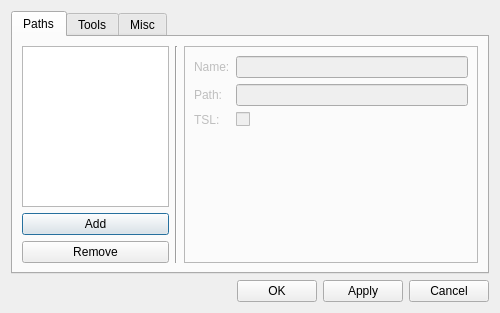
<?xml version="1.0" encoding="UTF-8"?>
<ui version="4.0">
 <class>Dialog</class>
 <widget class="QDialog" name="Dialog">
  <property name="geometry">
   <rect>
    <x>0</x>
    <y>0</y>
    <width>500</width>
    <height>313</height>
   </rect>
  </property>
  <property name="windowTitle">
   <string>Dialog</string>
  </property>
  <layout class="QVBoxLayout" name="verticalLayout">
   <item>
    <widget class="QTabWidget" name="tabWidget">
     <property name="currentIndex">
      <number>0</number>
     </property>
     <widget class="QWidget" name="tab">
      <attribute name="title">
       <string>Paths</string>
      </attribute>
      <layout class="QHBoxLayout" name="horizontalLayout_8" stretch="1,0,2">
       <item>
        <layout class="QVBoxLayout" name="verticalLayout_2">
         <item>
          <widget class="QListView" name="pathList">
           <property name="editTriggers">
            <set>QAbstractItemView::NoEditTriggers</set>
           </property>
          </widget>
         </item>
         <item>
          <widget class="QPushButton" name="addPathButton">
           <property name="text">
            <string>Add</string>
           </property>
          </widget>
         </item>
         <item>
          <widget class="QPushButton" name="removePathButton">
           <property name="text">
            <string>Remove</string>
           </property>
          </widget>
         </item>
        </layout>
       </item>
       <item>
        <widget class="Line" name="line">
         <property name="orientation">
          <enum>Qt::Vertical</enum>
         </property>
        </widget>
       </item>
       <item>
        <widget class="QFrame" name="pathFrame">
         <property name="enabled">
          <bool>false</bool>
         </property>
         <property name="frameShape">
          <enum>QFrame::StyledPanel</enum>
         </property>
         <property name="frameShadow">
          <enum>QFrame::Raised</enum>
         </property>
         <layout class="QFormLayout" name="formLayout_2">
          <item row="0" column="0">
           <widget class="QLabel" name="label_11">
            <property name="text">
             <string>Name:</string>
            </property>
           </widget>
          </item>
          <item row="0" column="1">
           <widget class="QLineEdit" name="pathNameEdit"/>
          </item>
          <item row="1" column="0">
           <widget class="QLabel" name="label_12">
            <property name="text">
             <string>Path:</string>
            </property>
           </widget>
          </item>
          <item row="1" column="1">
           <widget class="QLineEdit" name="pathDirEdit"/>
          </item>
          <item row="2" column="0">
           <widget class="QLabel" name="label_13">
            <property name="text">
             <string>TSL:</string>
            </property>
           </widget>
          </item>
          <item row="2" column="1">
           <widget class="QCheckBox" name="pathTslCheckbox">
            <property name="text">
             <string/>
            </property>
           </widget>
          </item>
         </layout>
        </widget>
       </item>
      </layout>
     </widget>
     <widget class="QWidget" name="tab_2">
      <attribute name="title">
       <string>Tools</string>
      </attribute>
      <layout class="QGridLayout" name="gridLayout">
       <item row="1" column="0">
        <widget class="QScrollArea" name="scrollArea">
         <property name="widgetResizable">
          <bool>true</bool>
         </property>
         <widget class="QWidget" name="scrollAreaWidgetContents">
          <property name="geometry">
           <rect>
            <x>0</x>
            <y>0</y>
            <width>439</width>
            <height>296</height>
           </rect>
          </property>
          <layout class="QFormLayout" name="formLayout">
           <item row="1" column="0">
            <widget class="QLabel" name="label_3">
             <property name="text">
              <string>GFF Editor:</string>
             </property>
            </widget>
           </item>
           <item row="1" column="1">
            <layout class="QHBoxLayout" name="horizontalLayout">
             <item>
              <widget class="QComboBox" name="gffToolCombo">
               <property name="minimumSize">
                <size>
                 <width>80</width>
                 <height>0</height>
                </size>
               </property>
               <item>
                <property name="text">
                 <string>Internal</string>
                </property>
               </item>
               <item>
                <property name="text">
                 <string>External</string>
                </property>
               </item>
              </widget>
             </item>
             <item>
              <widget class="QLineEdit" name="gffToolEdit">
               <property name="enabled">
                <bool>false</bool>
               </property>
              </widget>
             </item>
            </layout>
           </item>
           <item row="2" column="0">
            <widget class="QLabel" name="label_7">
             <property name="text">
              <string>2DA Editor:</string>
             </property>
            </widget>
           </item>
           <item row="2" column="1">
            <layout class="QHBoxLayout" name="horizontalLayout_4">
             <item>
              <widget class="QComboBox" name="twodaToolCombo">
               <property name="minimumSize">
                <size>
                 <width>80</width>
                 <height>0</height>
                </size>
               </property>
               <item>
                <property name="text">
                 <string>Internal</string>
                </property>
               </item>
               <item>
                <property name="text">
                 <string>External</string>
                </property>
               </item>
              </widget>
             </item>
             <item>
              <widget class="QLineEdit" name="twodaToolEdit">
               <property name="enabled">
                <bool>false</bool>
               </property>
              </widget>
             </item>
            </layout>
           </item>
           <item row="3" column="0">
            <widget class="QLabel" name="label_8">
             <property name="text">
              <string>DLG Editor:</string>
             </property>
            </widget>
           </item>
           <item row="3" column="1">
            <layout class="QHBoxLayout" name="horizontalLayout_5">
             <item>
              <widget class="QComboBox" name="dlgToolCombo">
               <property name="enabled">
                <bool>true</bool>
               </property>
               <property name="minimumSize">
                <size>
                 <width>80</width>
                 <height>0</height>
                </size>
               </property>
               <item>
                <property name="text">
                 <string>GFF Editor</string>
                </property>
               </item>
               <item>
                <property name="text">
                 <string>External</string>
                </property>
               </item>
              </widget>
             </item>
             <item>
              <widget class="QLineEdit" name="dlgToolEdit">
               <property name="enabled">
                <bool>false</bool>
               </property>
              </widget>
             </item>
            </layout>
           </item>
           <item row="4" column="0">
            <widget class="QLabel" name="label_9">
             <property name="text">
              <string>TLK Editor:</string>
             </property>
            </widget>
           </item>
           <item row="4" column="1">
            <layout class="QHBoxLayout" name="horizontalLayout_6">
             <item>
              <widget class="QComboBox" name="tlkToolCombo">
               <property name="minimumSize">
                <size>
                 <width>80</width>
                 <height>0</height>
                </size>
               </property>
               <item>
                <property name="text">
                 <string>Internal</string>
                </property>
               </item>
               <item>
                <property name="text">
                 <string>External</string>
                </property>
               </item>
              </widget>
             </item>
             <item>
              <widget class="QLineEdit" name="tlkToolEdit">
               <property name="enabled">
                <bool>false</bool>
               </property>
              </widget>
             </item>
            </layout>
           </item>
           <item row="7" column="0">
            <widget class="QLabel" name="label_5">
             <property name="text">
              <string>UTx Editor:</string>
             </property>
            </widget>
           </item>
           <item row="7" column="1">
            <widget class="QComboBox" name="utxToolCombo">
             <item>
              <property name="text">
               <string>GFF Editor</string>
              </property>
             </item>
            </widget>
           </item>
           <item row="8" column="0">
            <widget class="QLabel" name="label_4">
             <property name="text">
              <string>NSS Compiler:</string>
             </property>
            </widget>
           </item>
           <item row="8" column="1">
            <layout class="QHBoxLayout" name="horizontalLayout_2">
             <item>
              <widget class="QComboBox" name="nssCompToolCombo">
               <property name="enabled">
                <bool>false</bool>
               </property>
               <property name="minimumSize">
                <size>
                 <width>80</width>
                 <height>0</height>
                </size>
               </property>
               <item>
                <property name="text">
                 <string>External</string>
                </property>
               </item>
              </widget>
             </item>
             <item>
              <widget class="QLineEdit" name="nssCompToolEdit">
               <property name="enabled">
                <bool>false</bool>
               </property>
              </widget>
             </item>
            </layout>
           </item>
           <item row="9" column="0">
            <widget class="QLabel" name="label_10">
             <property name="text">
              <string>NCS Decompiler:</string>
             </property>
            </widget>
           </item>
           <item row="9" column="1">
            <layout class="QHBoxLayout" name="horizontalLayout_7">
             <item>
              <widget class="QComboBox" name="ncsToolCombo">
               <property name="enabled">
                <bool>false</bool>
               </property>
               <property name="minimumSize">
                <size>
                 <width>80</width>
                 <height>0</height>
                </size>
               </property>
               <item>
                <property name="text">
                 <string>External</string>
                </property>
               </item>
              </widget>
             </item>
             <item>
              <widget class="QLineEdit" name="ncsToolEdit">
               <property name="enabled">
                <bool>false</bool>
               </property>
              </widget>
             </item>
            </layout>
           </item>
           <item row="10" column="0">
            <widget class="QLabel" name="label_6">
             <property name="text">
              <string>MDL Decompiler:</string>
             </property>
            </widget>
           </item>
           <item row="10" column="1">
            <layout class="QHBoxLayout" name="horizontalLayout_3">
             <item>
              <widget class="QComboBox" name="mdlToolCombo">
               <property name="enabled">
                <bool>true</bool>
               </property>
               <property name="minimumSize">
                <size>
                 <width>80</width>
                 <height>0</height>
                </size>
               </property>
               <item>
                <property name="text">
                 <string>Internal</string>
                </property>
               </item>
              </widget>
             </item>
             <item>
              <widget class="QLineEdit" name="mdlToolEdit">
               <property name="enabled">
                <bool>false</bool>
               </property>
              </widget>
             </item>
            </layout>
           </item>
           <item row="5" column="0">
            <widget class="QLabel" name="label_2">
             <property name="text">
              <string>TXT Editor:</string>
             </property>
            </widget>
           </item>
           <item row="6" column="0">
            <widget class="QLabel" name="label_14">
             <property name="text">
              <string>NSS Editor:</string>
             </property>
            </widget>
           </item>
           <item row="5" column="1">
            <layout class="QHBoxLayout" name="horizontalLayout_10">
             <item>
              <widget class="QComboBox" name="txtToolCombo">
               <property name="minimumSize">
                <size>
                 <width>80</width>
                 <height>0</height>
                </size>
               </property>
               <item>
                <property name="text">
                 <string>Internal</string>
                </property>
               </item>
               <item>
                <property name="text">
                 <string>External</string>
                </property>
               </item>
              </widget>
             </item>
             <item>
              <widget class="QLineEdit" name="txtToolEdit">
               <property name="enabled">
                <bool>false</bool>
               </property>
              </widget>
             </item>
            </layout>
           </item>
           <item row="6" column="1">
            <layout class="QHBoxLayout" name="horizontalLayout_11">
             <item>
              <widget class="QComboBox" name="nssToolCombo">
               <property name="minimumSize">
                <size>
                 <width>80</width>
                 <height>0</height>
                </size>
               </property>
               <item>
                <property name="text">
                 <string>Internal</string>
                </property>
               </item>
               <item>
                <property name="text">
                 <string>External</string>
                </property>
               </item>
              </widget>
             </item>
             <item>
              <widget class="QLineEdit" name="nssToolEdit">
               <property name="enabled">
                <bool>false</bool>
               </property>
              </widget>
             </item>
            </layout>
           </item>
          </layout>
         </widget>
        </widget>
       </item>
       <item row="0" column="0">
        <widget class="QLabel" name="label_16">
         <property name="text">
          <string>&lt;html&gt;&lt;head/&gt;&lt;body&gt;&lt;p&gt;&lt;span style=&quot; font-weight:600;&quot;&gt;External editors will not be used by default when editing resources stored inside ERF/MOD/RIM files. This can be changed under the &amp;quot;Misc&amp;quot; tab.&lt;/span&gt;&lt;/p&gt;&lt;/body&gt;&lt;/html&gt;</string>
         </property>
         <property name="wordWrap">
          <bool>true</bool>
         </property>
        </widget>
       </item>
      </layout>
     </widget>
     <widget class="QWidget" name="tab_3">
      <attribute name="title">
       <string>Misc</string>
      </attribute>
      <layout class="QGridLayout" name="gridLayout_2">
       <item row="0" column="0">
        <widget class="QScrollArea" name="scrollArea_2">
         <property name="horizontalScrollBarPolicy">
          <enum>Qt::ScrollBarAlwaysOff</enum>
         </property>
         <property name="widgetResizable">
          <bool>true</bool>
         </property>
         <widget class="QWidget" name="scrollAreaWidgetContents_2">
          <property name="geometry">
           <rect>
            <x>0</x>
            <y>0</y>
            <width>456</width>
            <height>218</height>
           </rect>
          </property>
          <layout class="QVBoxLayout" name="verticalLayout_3">
           <item>
            <layout class="QFormLayout" name="formLayout_3">
             <item row="0" column="0">
              <widget class="QLabel" name="label">
               <property name="text">
                <string>Extract Directory:</string>
               </property>
              </widget>
             </item>
             <item row="0" column="1">
              <widget class="QLineEdit" name="tempMiscEdit"/>
             </item>
            </layout>
           </item>
           <item>
            <widget class="QCheckBox" name="showModuleNameCheckbox">
             <property name="text">
              <string>Show location names for modules</string>
             </property>
            </widget>
           </item>
           <item>
            <widget class="Line" name="line_2">
             <property name="orientation">
              <enum>Qt::Horizontal</enum>
             </property>
            </widget>
           </item>
           <item>
            <widget class="QLabel" name="label_15">
             <property name="text">
              <string>&lt;html&gt;&lt;head/&gt;&lt;body&gt;&lt;p&gt;&lt;span style=&quot; font-weight:600;&quot;&gt;The following features are incomplete and so are unstable. Use with caution.&lt;/span&gt;&lt;/p&gt;&lt;/body&gt;&lt;/html&gt;</string>
             </property>
             <property name="wordWrap">
              <bool>true</bool>
             </property>
            </widget>
           </item>
           <item>
            <widget class="QCheckBox" name="experimentalMdlCheckbox">
             <property name="text">
              <string>EXPERIMENTAL: Enable MDL Decompiler</string>
             </property>
            </widget>
           </item>
           <item>
            <widget class="QCheckBox" name="experimentalExternalCheckbox">
             <property name="text">
              <string>EXPERIMENTAL: Enable External Editor for resouces in ERF/MOD/RIM</string>
             </property>
            </widget>
           </item>
           <item>
            <spacer name="verticalSpacer">
             <property name="orientation">
              <enum>Qt::Vertical</enum>
             </property>
             <property name="sizeHint" stdset="0">
              <size>
               <width>20</width>
               <height>72</height>
              </size>
             </property>
            </spacer>
           </item>
          </layout>
         </widget>
        </widget>
       </item>
      </layout>
     </widget>
    </widget>
   </item>
   <item>
    <layout class="QHBoxLayout" name="horizontalLayout_9">
     <item>
      <spacer name="horizontalSpacer">
       <property name="orientation">
        <enum>Qt::Horizontal</enum>
       </property>
       <property name="sizeHint" stdset="0">
        <size>
         <width>40</width>
         <height>20</height>
        </size>
       </property>
      </spacer>
     </item>
     <item>
      <widget class="QPushButton" name="okButton">
       <property name="text">
        <string>OK</string>
       </property>
      </widget>
     </item>
     <item>
      <widget class="QPushButton" name="applyButton">
       <property name="text">
        <string>Apply</string>
       </property>
      </widget>
     </item>
     <item>
      <widget class="QPushButton" name="cancelButton">
       <property name="text">
        <string>Cancel</string>
       </property>
      </widget>
     </item>
    </layout>
   </item>
  </layout>
 </widget>
 <resources/>
 <connections/>
</ui>
